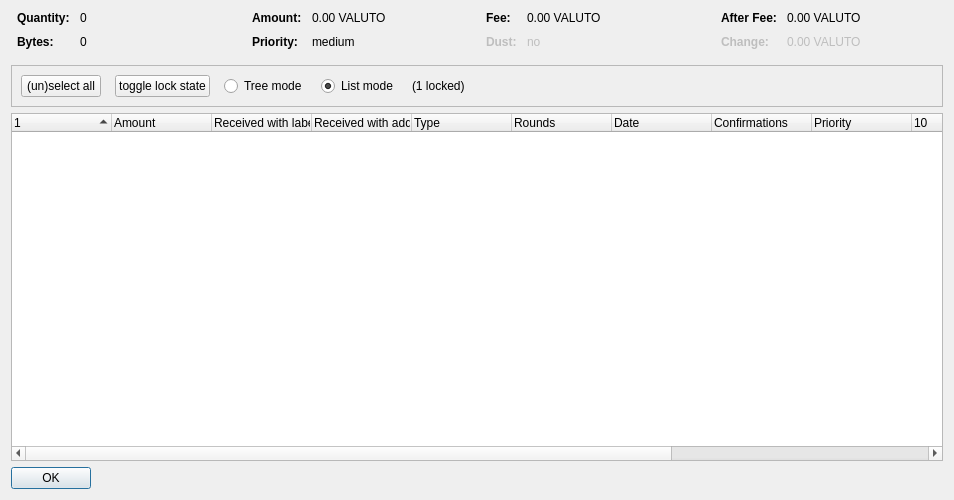
<?xml version="1.0" encoding="UTF-8"?>
<ui version="4.0">
 <class>CoinControlDialog</class>
 <widget class="QDialog" name="CoinControlDialog">
  <property name="geometry">
   <rect>
    <x>0</x>
    <y>0</y>
    <width>954</width>
    <height>500</height>
   </rect>
  </property>
  <property name="windowTitle">
   <string>Coin Selection</string>
  </property>
  <layout class="QVBoxLayout" name="verticalLayout">
   <item>
    <layout class="QHBoxLayout" name="horizontalLayoutTop" stretch="0,0,0,0">
     <property name="topMargin">
      <number>0</number>
     </property>
     <property name="bottomMargin">
      <number>10</number>
     </property>
     <item>
      <layout class="QFormLayout" name="formLayoutCoinControl1">
       <property name="horizontalSpacing">
        <number>10</number>
       </property>
       <property name="verticalSpacing">
        <number>10</number>
       </property>
       <property name="leftMargin">
        <number>6</number>
       </property>
       <property name="rightMargin">
        <number>6</number>
       </property>
       <item row="0" column="0">
        <widget class="QLabel" name="labelCoinControlQuantityText">
         <property name="font">
          <font>
           <weight>75</weight>
           <bold>true</bold>
          </font>
         </property>
         <property name="text">
          <string>Quantity:</string>
         </property>
        </widget>
       </item>
       <item row="0" column="1">
        <widget class="QLabel" name="labelCoinControlQuantity">
         <property name="cursor">
          <cursorShape>IBeamCursor</cursorShape>
         </property>
         <property name="contextMenuPolicy">
          <enum>Qt::ActionsContextMenu</enum>
         </property>
         <property name="text">
          <string notr="true">0</string>
         </property>
         <property name="textInteractionFlags">
          <set>Qt::LinksAccessibleByMouse|Qt::TextSelectableByKeyboard|Qt::TextSelectableByMouse</set>
         </property>
        </widget>
       </item>
       <item row="1" column="0">
        <widget class="QLabel" name="labelCoinControlBytesText">
         <property name="font">
          <font>
           <weight>75</weight>
           <bold>true</bold>
          </font>
         </property>
         <property name="text">
          <string>Bytes:</string>
         </property>
        </widget>
       </item>
       <item row="1" column="1">
        <widget class="QLabel" name="labelCoinControlBytes">
         <property name="cursor">
          <cursorShape>IBeamCursor</cursorShape>
         </property>
         <property name="contextMenuPolicy">
          <enum>Qt::ActionsContextMenu</enum>
         </property>
         <property name="text">
          <string notr="true">0</string>
         </property>
         <property name="textInteractionFlags">
          <set>Qt::LinksAccessibleByMouse|Qt::TextSelectableByKeyboard|Qt::TextSelectableByMouse</set>
         </property>
        </widget>
       </item>
      </layout>
     </item>
     <item>
      <layout class="QFormLayout" name="formLayoutCoinControl2">
       <property name="horizontalSpacing">
        <number>10</number>
       </property>
       <property name="verticalSpacing">
        <number>10</number>
       </property>
       <property name="leftMargin">
        <number>6</number>
       </property>
       <property name="rightMargin">
        <number>6</number>
       </property>
       <item row="0" column="0">
        <widget class="QLabel" name="labelCoinControlAmountText">
         <property name="font">
          <font>
           <weight>75</weight>
           <bold>true</bold>
          </font>
         </property>
         <property name="text">
          <string>Amount:</string>
         </property>
        </widget>
       </item>
       <item row="0" column="1">
        <widget class="QLabel" name="labelCoinControlAmount">
         <property name="cursor">
          <cursorShape>IBeamCursor</cursorShape>
         </property>
         <property name="contextMenuPolicy">
          <enum>Qt::ActionsContextMenu</enum>
         </property>
         <property name="text">
          <string notr="true">0.00 VALUTO</string>
         </property>
         <property name="textInteractionFlags">
          <set>Qt::LinksAccessibleByMouse|Qt::TextSelectableByKeyboard|Qt::TextSelectableByMouse</set>
         </property>
        </widget>
       </item>
       <item row="1" column="0">
        <widget class="QLabel" name="labelCoinControlPriorityText">
         <property name="font">
          <font>
           <weight>75</weight>
           <bold>true</bold>
          </font>
         </property>
         <property name="text">
          <string>Priority:</string>
         </property>
        </widget>
       </item>
       <item row="1" column="1">
        <widget class="QLabel" name="labelCoinControlPriority">
         <property name="cursor">
          <cursorShape>IBeamCursor</cursorShape>
         </property>
         <property name="contextMenuPolicy">
          <enum>Qt::ActionsContextMenu</enum>
         </property>
         <property name="text">
          <string>medium</string>
         </property>
         <property name="textInteractionFlags">
          <set>Qt::LinksAccessibleByMouse|Qt::TextSelectableByKeyboard|Qt::TextSelectableByMouse</set>
         </property>
        </widget>
       </item>
      </layout>
     </item>
     <item>
      <layout class="QFormLayout" name="formLayoutCoinControl3">
       <property name="horizontalSpacing">
        <number>10</number>
       </property>
       <property name="verticalSpacing">
        <number>10</number>
       </property>
       <property name="leftMargin">
        <number>6</number>
       </property>
       <property name="rightMargin">
        <number>6</number>
       </property>
       <item row="0" column="0">
        <widget class="QLabel" name="labelCoinControlFeeText">
         <property name="font">
          <font>
           <weight>75</weight>
           <bold>true</bold>
          </font>
         </property>
         <property name="text">
          <string>Fee:</string>
         </property>
        </widget>
       </item>
       <item row="0" column="1">
        <widget class="QLabel" name="labelCoinControlFee">
         <property name="cursor">
          <cursorShape>IBeamCursor</cursorShape>
         </property>
         <property name="contextMenuPolicy">
          <enum>Qt::ActionsContextMenu</enum>
         </property>
         <property name="text">
          <string notr="true">0.00 VALUTO</string>
         </property>
         <property name="textInteractionFlags">
          <set>Qt::LinksAccessibleByMouse|Qt::TextSelectableByKeyboard|Qt::TextSelectableByMouse</set>
         </property>
        </widget>
       </item>
       <item row="1" column="0">
        <widget class="QLabel" name="labelCoinControlLowOutputText">
         <property name="enabled">
          <bool>false</bool>
         </property>
         <property name="font">
          <font>
           <weight>75</weight>
           <bold>true</bold>
          </font>
         </property>
         <property name="text">
          <string>Dust:</string>
         </property>
        </widget>
       </item>
       <item row="1" column="1">
        <widget class="QLabel" name="labelCoinControlLowOutput">
         <property name="enabled">
          <bool>false</bool>
         </property>
         <property name="cursor">
          <cursorShape>IBeamCursor</cursorShape>
         </property>
         <property name="contextMenuPolicy">
          <enum>Qt::ActionsContextMenu</enum>
         </property>
         <property name="text">
          <string>no</string>
         </property>
         <property name="textInteractionFlags">
          <set>Qt::LinksAccessibleByMouse|Qt::TextSelectableByKeyboard|Qt::TextSelectableByMouse</set>
         </property>
        </widget>
       </item>
      </layout>
     </item>
     <item>
      <layout class="QFormLayout" name="formLayoutCoinControl4">
       <property name="horizontalSpacing">
        <number>10</number>
       </property>
       <property name="verticalSpacing">
        <number>10</number>
       </property>
       <property name="leftMargin">
        <number>6</number>
       </property>
       <property name="rightMargin">
        <number>6</number>
       </property>
       <item row="0" column="0">
        <widget class="QLabel" name="labelCoinControlAfterFeeText">
         <property name="font">
          <font>
           <weight>75</weight>
           <bold>true</bold>
          </font>
         </property>
         <property name="text">
          <string>After Fee:</string>
         </property>
        </widget>
       </item>
       <item row="0" column="1">
        <widget class="QLabel" name="labelCoinControlAfterFee">
         <property name="cursor">
          <cursorShape>IBeamCursor</cursorShape>
         </property>
         <property name="contextMenuPolicy">
          <enum>Qt::ActionsContextMenu</enum>
         </property>
         <property name="text">
          <string notr="true">0.00 VALUTO</string>
         </property>
         <property name="textInteractionFlags">
          <set>Qt::LinksAccessibleByMouse|Qt::TextSelectableByKeyboard|Qt::TextSelectableByMouse</set>
         </property>
        </widget>
       </item>
       <item row="1" column="0">
        <widget class="QLabel" name="labelCoinControlChangeText">
         <property name="enabled">
          <bool>false</bool>
         </property>
         <property name="font">
          <font>
           <weight>75</weight>
           <bold>true</bold>
          </font>
         </property>
         <property name="text">
          <string>Change:</string>
         </property>
        </widget>
       </item>
       <item row="1" column="1">
        <widget class="QLabel" name="labelCoinControlChange">
         <property name="enabled">
          <bool>false</bool>
         </property>
         <property name="cursor">
          <cursorShape>IBeamCursor</cursorShape>
         </property>
         <property name="contextMenuPolicy">
          <enum>Qt::ActionsContextMenu</enum>
         </property>
         <property name="text">
          <string notr="true">0.00 VALUTO</string>
         </property>
         <property name="textInteractionFlags">
          <set>Qt::LinksAccessibleByMouse|Qt::TextSelectableByKeyboard|Qt::TextSelectableByMouse</set>
         </property>
        </widget>
       </item>
      </layout>
     </item>
    </layout>
   </item>
   <item>
    <widget class="QFrame" name="frame">
     <property name="minimumSize">
      <size>
       <width>0</width>
       <height>40</height>
      </size>
     </property>
     <property name="frameShape">
      <enum>QFrame::StyledPanel</enum>
     </property>
     <property name="frameShadow">
      <enum>QFrame::Sunken</enum>
     </property>
     <layout class="QHBoxLayout" name="horizontalLayout">
      <item>
       <layout class="QHBoxLayout" name="horizontalLayoutPanel" stretch="0,0,0,0,0,0">
        <property name="spacing">
         <number>14</number>
        </property>
        <item>
         <widget class="QPushButton" name="pushButtonSelectAll">
          <property name="sizePolicy">
           <sizepolicy hsizetype="Maximum" vsizetype="Fixed">
            <horstretch>0</horstretch>
            <verstretch>0</verstretch>
           </sizepolicy>
          </property>
          <property name="text">
           <string>(un)select all</string>
          </property>
          <property name="autoDefault">
           <bool>false</bool>
          </property>
         </widget>
        </item>
        <item>
         <widget class="QPushButton" name="pushButtonToggleLock">
          <property name="sizePolicy">
           <sizepolicy hsizetype="Maximum" vsizetype="Fixed">
            <horstretch>0</horstretch>
            <verstretch>0</verstretch>
           </sizepolicy>
          </property>
          <property name="text">
           <string>toggle lock state</string>
          </property>
          <property name="autoDefault">
           <bool>false</bool>
          </property>
         </widget>
        </item>
        <item>
         <widget class="QRadioButton" name="radioTreeMode">
          <property name="sizePolicy">
           <sizepolicy hsizetype="Maximum" vsizetype="Fixed">
            <horstretch>0</horstretch>
            <verstretch>0</verstretch>
           </sizepolicy>
          </property>
          <property name="text">
           <string>Tree mode</string>
          </property>
         </widget>
        </item>
        <item>
         <widget class="QRadioButton" name="radioListMode">
          <property name="sizePolicy">
           <sizepolicy hsizetype="Maximum" vsizetype="Fixed">
            <horstretch>0</horstretch>
            <verstretch>0</verstretch>
           </sizepolicy>
          </property>
          <property name="text">
           <string>List mode</string>
          </property>
          <property name="checked">
           <bool>true</bool>
          </property>
         </widget>
        </item>
        <item>
         <widget class="QLabel" name="labelLocked">
          <property name="text">
           <string>(1 locked)</string>
          </property>
         </widget>
        </item>
        <item>
         <spacer name="horizontalSpacer">
          <property name="orientation">
           <enum>Qt::Horizontal</enum>
          </property>
          <property name="sizeHint" stdset="0">
           <size>
            <width>40</width>
            <height>20</height>
           </size>
          </property>
         </spacer>
        </item>
       </layout>
      </item>
     </layout>
    </widget>
   </item>
   <item>
    <widget class="CoinControlTreeWidget" name="treeWidget">
     <property name="contextMenuPolicy">
      <enum>Qt::CustomContextMenu</enum>
     </property>
     <property name="sortingEnabled">
      <bool>false</bool>
     </property>
     <property name="columnCount">
      <number>13</number>
     </property>
     <attribute name="headerShowSortIndicator" stdset="0">
      <bool>true</bool>
     </attribute>
     <attribute name="headerStretchLastSection">
      <bool>false</bool>
     </attribute>
     <column>
      <property name="text">
       <string/>
      </property>
     </column>
     <column>
      <property name="text">
       <string>Amount</string>
      </property>
     </column>
     <column>
      <property name="text">
       <string>Received with label</string>
      </property>
     </column>
     <column>
      <property name="text">
       <string>Received with address</string>
      </property>
     </column>
     <column>
      <property name="text">
	<string>Type</string>
      </property>
     </column>
     <column>
      <property name="text">
       <string>Rounds</string>
      </property>
     </column>
     <column>
      <property name="text">
       <string>Date</string>
      </property>
      <property name="toolTip">
       <string>Confirmed</string>
      </property>
     </column>
     <column>
      <property name="text">
       <string>Confirmations</string>
      </property>
     </column>
     <column>
      <property name="text">
       <string>Priority</string>
      </property>
     </column>
     <column>
      <property name="text">
       <string/>
      </property>
     </column>
     <column>
      <property name="text">
       <string/>
      </property>
     </column>
     <column>
      <property name="text">
       <string/>
      </property>
     </column>
     <column>
      <property name="text">
       <string/>
      </property>
     </column>
    </widget>
   </item>
   <item>
    <widget class="QDialogButtonBox" name="buttonBox">
     <property name="sizePolicy">
      <sizepolicy hsizetype="Maximum" vsizetype="Fixed">
       <horstretch>0</horstretch>
       <verstretch>0</verstretch>
      </sizepolicy>
     </property>
     <property name="orientation">
      <enum>Qt::Horizontal</enum>
     </property>
     <property name="standardButtons">
      <set>QDialogButtonBox::Ok</set>
     </property>
    </widget>
   </item>
  </layout>
 </widget>
 <customwidgets>
  <customwidget>
   <class>CoinControlTreeWidget</class>
   <extends>QTreeWidget</extends>
   <header>coincontroltreewidget.h</header>
  </customwidget>
 </customwidgets>
 <resources/>
 <connections/>
</ui>
